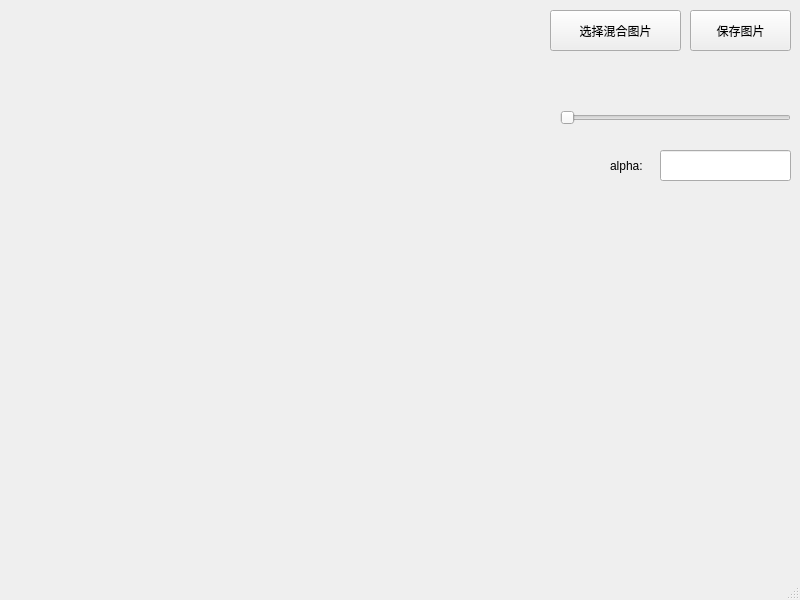
<?xml version="1.0" encoding="UTF-8"?>
<ui version="4.0">
 <class>LinearBlending</class>
 <widget class="QMainWindow" name="LinearBlending">
  <property name="geometry">
   <rect>
    <x>0</x>
    <y>0</y>
    <width>800</width>
    <height>600</height>
   </rect>
  </property>
  <property name="windowTitle">
   <string>MainWindow</string>
  </property>
  <widget class="QWidget" name="centralwidget">
   <widget class="QLabel" name="img">
    <property name="geometry">
     <rect>
      <x>0</x>
      <y>0</y>
      <width>550</width>
      <height>550</height>
     </rect>
    </property>
    <property name="text">
     <string/>
    </property>
   </widget>
   <widget class="QSlider" name="alphaSlider">
    <property name="geometry">
     <rect>
      <x>560</x>
      <y>110</y>
      <width>231</width>
      <height>16</height>
     </rect>
    </property>
    <property name="orientation">
     <enum>Qt::Horizontal</enum>
    </property>
   </widget>
   <widget class="QPushButton" name="SaveButton">
    <property name="geometry">
     <rect>
      <x>690</x>
      <y>10</y>
      <width>101</width>
      <height>41</height>
     </rect>
    </property>
    <property name="text">
     <string>保存图片</string>
    </property>
   </widget>
   <widget class="QPushButton" name="SelectButton">
    <property name="geometry">
     <rect>
      <x>550</x>
      <y>10</y>
      <width>131</width>
      <height>41</height>
     </rect>
    </property>
    <property name="text">
     <string>选择混合图片</string>
    </property>
   </widget>
   <widget class="QLineEdit" name="alphaEdit">
    <property name="geometry">
     <rect>
      <x>660</x>
      <y>150</y>
      <width>131</width>
      <height>31</height>
     </rect>
    </property>
   </widget>
   <widget class="QLabel" name="label">
    <property name="geometry">
     <rect>
      <x>610</x>
      <y>150</y>
      <width>51</width>
      <height>31</height>
     </rect>
    </property>
    <property name="text">
     <string>alpha:</string>
    </property>
   </widget>
  </widget>
  <widget class="QMenuBar" name="menubar">
   <property name="geometry">
    <rect>
     <x>0</x>
     <y>0</y>
     <width>800</width>
     <height>21</height>
    </rect>
   </property>
  </widget>
  <widget class="QStatusBar" name="statusbar"/>
 </widget>
 <resources/>
 <connections/>
</ui>
